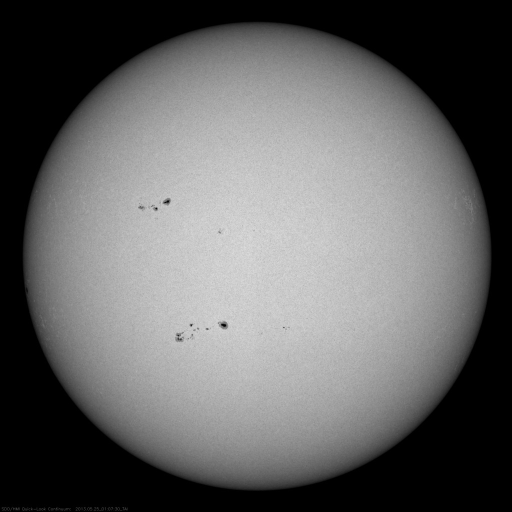
#> input picture Sonnenrotation/data/20130525_010655_1024_HMII.jpg, 1024 x 1024 px, found by its file name (shown at 1/2 size)
$ python main.py
#> lines starting #> are read from the running program, lines starting #| are printed output that depends on the picture; after the words box and inside, x2 and y2 are one past the last pixel; in counts of white or black regions, pixels touching at a corner belong together
# Dieses Programm ist NUR für die Bilder von SDO zugeschnitten.
# https://sdo.gsfc.nasa.gov/data/aiahmi/


# Dieser Fehler tritt auf, wenn die Matplotlib-Bibliothek nicht richtig installiert ist oder wenn einige der benötigten DLLs fehlen.
# Es ist auch möglich, dass das Problem durch die Installation der VC++ 2015-Redistributable-Pakete gelöst werden kann.
# Du kannst Sie hier herunterladen und installieren: https://www.microsoft.com/en-us/download/details.aspx?id=48145

# Bitte größere Sonneflecken benutzen

import datetime
import re
import cv2
import matplotlib.pyplot as plt

IMAGE_1 = r"E:\Development\Python\Sonnenrotation\data\20130525_010655_1024_HMII.jpg"
IMAGE_2 = r"E:\Development\Python\Sonnenrotation\data\20130527_053655_1024_HMII.jpg"

match1 = re.search(r"(\d{4})(\d{2})(\d{2})_(\d{2})(\d{2})(\d{2})", IMAGE_1)
match2 = re.search(r"(\d{4})(\d{2})(\d{2})_(\d{2})(\d{2})(\d{2})", IMAGE_2)

if match1 and match2:
    year1, month1, day1, hour1, minute1, second1 = match1.groups()
    date_time1 = datetime.datetime(int(year1), int(month1), int(day1), int(hour1), int(minute1), int(second1))

    year2, month2, day2, hour2, minute2, second2 = match2.groups()
    date_time2 = datetime.datetime(int(year2), int(month2), int(day2), int(hour2), int(minute2), int(second2))

    time_difference = (date_time2 - date_time1).total_seconds() / 86400
    print("Zeitdifferenz in Tagen: {:.2f}".format(time_difference))
else:
    print("Keine Zeit gefunden.")


# Lade das Bild
img = cv2.imread(IMAGE_1)
#> img is the input picture: shape (1024, 1024, 3); min 0, max 226, mean 100.1

# Konvertiere das Bild in Graustufen
gray = cv2.cvtColor(img, cv2.COLOR_BGR2GRAY)

# Verwende einen Canny-Filter, um Kanten zu finden
edges = cv2.Canny(gray, 50, 150)
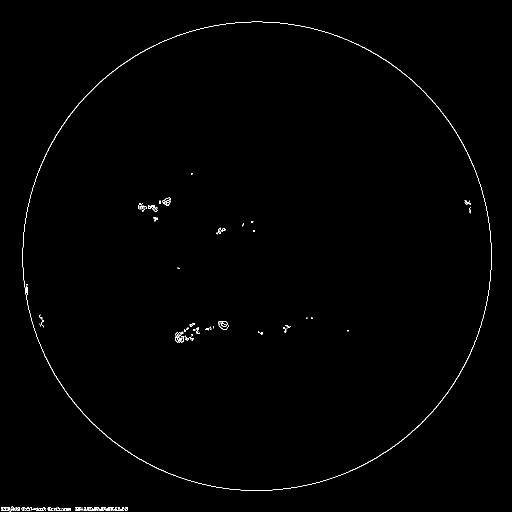
#> edges: shape (1024, 1024) (shown at 1/2 size); 0.5% white in thin lines or dots

# Verwende eine Hough-Transformation, um die Konturen des Objekts zu finden
contours, _ = cv2.findContours(edges, cv2.RETR_EXTERNAL, cv2.CHAIN_APPROX_SIMPLE)
#> contours = 46 contours, 41 with area under 20; largest, box (x1, y1, x2, y2) and area: (45, 43, 983, 982) 690118, (25, 1014, 40, 1021) 45, (151, 1014, 162, 1022) 33, (128, 1016, 142, 1021) 30, (175, 1014, 208, 1022) 23

# Wähle die Kontur des Objekts, das du untersuchen möchtest
obj_contour = max(contours, key = cv2.contourArea)
#> obj_contour = contour of 1323 points, box (x1, y1, x2, y2) (45, 43, 983, 982), area 690118

# Berechne die südlichste, nördlichste, westlichste und östlichste Koordinate des Objekts
left = tuple(obj_contour[obj_contour[:, :, 0].argmin()][0])
#> left = (45, 495)
right = tuple(obj_contour[obj_contour[:, :, 0].argmax()][0])
#> right = (982, 539)
top = tuple(obj_contour[obj_contour[:, :, 1].argmin()][0])
#> top = (503, 43)
bottom = tuple(obj_contour[obj_contour[:, :, 1].argmax()][0])
#> bottom = (507, 981)

print("Südlichste Koordinate:", bottom)
#| Südlichste Koordinate: (507, 981)
print("Nördlichste Koordinate:", top)
#| Nördlichste Koordinate: (503, 43)
print("Westlichste Koordinate:", left)
#| Westlichste Koordinate: (45, 495)
print("Östlichste Koordinate:", right)
#| Östlichste Koordinate: (982, 539)

#plt.imshow(img)
#plt.show()

# Bild laden
img = cv2.imread(IMAGE_1)

# Rechteck erkennen
ret,thresh = cv2.threshold(gray,127,255,0)
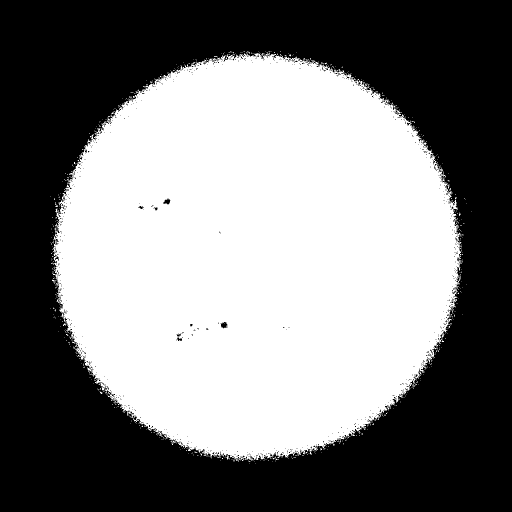
#> thresh: shape (1024, 1024) (shown at 1/2 size); 48.8% white; 574 white regions (570 under 20 px)

# Mittelpunkt ermitteln
for cnt in contours:
    if cv2.contourArea(cnt) > 200: # nur contours mit einer Fläche größer als 50 betrachten
        M = cv2.moments(cnt)
        cX = int(M["m10"] / M["m00"])
        cY = int(M["m01"] / M["m00"])
        # Mittelpunkt zeichnen
        cv2.circle(img, (cX, cY), 5, (255, 0, 0), -1)
#> this loop made 46 passes
#> (cX, cY) on pass 46: (513, 511)
#> cnt on passes 1, 2, 4, 5, 6, 7: [[194, 1021], [196, 1021]], [[140, 1021], [141, 1021]], [[50, 1020], [50, 1021], [52, 1021], [51, 1021]], [[44, 1020], [45, 1021], [48, 1021], [45, 1021]], [[181, 1019], [182, 1019]], [[169, 1018], [168, 1019], [167, 1019], [169, 1019]]
#> img: shape (1024, 1024, 3); 0.01% of pixels changed, all inside (x1, y1, x2, y2) = (508, 506, 519, 517)
print(f"X-Click {cX} Y-Click {cY}")
#| X-Click 513 Y-Click 511

sun_radius = right[0] - cX
#> sun_radius = 469
print(f"R: {sun_radius}")
#| R: 469


def find_edge(img, point_y):
    edge_x = 0
    edges = cv2.Canny(img, 50, 150)
    while True:
        if edges[edge_x, point_y] > 0:
            break
        else:
            edge_x += 1
    distance = abs(point_y - edge_x)
    return distance


def show_sun(image):
	img = cv2.imread(image)

	# Flächen erkennen
	gray = cv2.cvtColor(img, cv2.COLOR_BGR2GRAY)
	ret,thresh = cv2.threshold(gray,127,255,0)
	contours, hierarchy = cv2.findContours(thresh, cv2.RETR_TREE, cv2.CHAIN_APPROX_SIMPLE)
#> contours = 1566 contours, 1538 with area under 20; largest, box (x1, y1, x2, y2) and area: (102, 106, 924, 922) 510425, (440, 643, 456, 658) 141, (325, 396, 342, 410) 121, (353, 674, 365, 683) 58, (109, 511, 119, 522) 45

	# Bild anzeigen
	cv2.imshow("Bild", img)

	# Mausklick abfangen
	def on_mouse(event, x, y, flags, param):
		global center_area
		global dist_to_edge

		if event == cv2.EVENT_LBUTTONDOWN:
			# Koordinaten speichern
			coordinates = (x, y)
			print("Klickkoordinaten:", coordinates)

			for cnt in contours:
				if cv2.contourArea(cnt) > 10 and cv2.contourArea(cnt) < 300: # nur contours mit einer Fläche größer als 50 betrachten
					if cv2.pointPolygonTest(cnt, (x, y), False) >= 0:
						# Mittelpunkt ermitteln
						M = cv2.moments(cnt)
						c_arae_X = int(M["m10"] / M["m00"])
						c_arae_Y = int(M["m01"] / M["m00"])

						dist_to_edge = find_edge(img, c_arae_Y)
						print("dist_to_edge", dist_to_edge)

						print("Mittelpunkt der Fläche:", (c_arae_X, c_arae_Y))
						center_area = (c_arae_X, c_arae_Y)


			# Fenster schließen
			cv2.destroyAllWindows()

	# Mausklick-Callback registrieren
	cv2.setMouseCallback("Bild", on_mouse)

	# Warten auf Mausklick
	cv2.waitKey(0)

#> (the run stopped early here; a loop or call above may not have finished)
